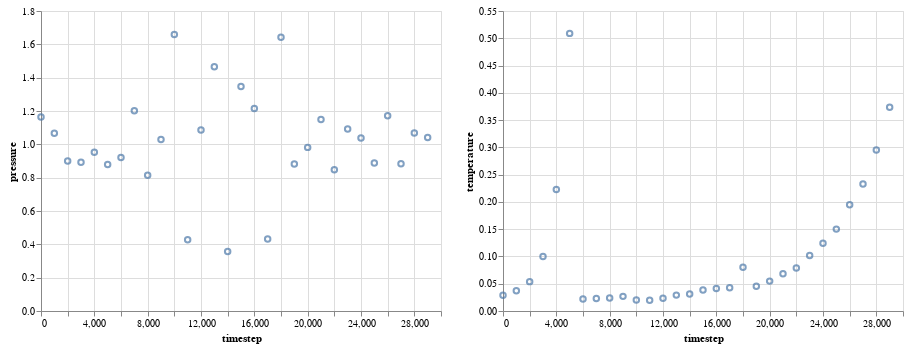

Notebook cell for this chart:
### Code cell
c = alt.Chart(thermo).mark_point().encode(
    x='timestep',
) 
c.encode(y='pressure') | c.encode(y="temperature")

### Figure 1 — Vega-Lite specification as saved in the notebook (floating-point values rounded to 4 significant figures)
{"$schema": "https://vega.github.io/schema/vega-lite/v2.4.3.json", "config": {"view": {"height": 300, "width": 400}}, "hconcat": [{"data": {"values": [{"N": 7476, "kinetic_energy": 169.4, "lx": 121.9, "ly": 113.9, "lz": 1, "momentum": 7.425e-18, "npt_thermostat_energy": -275.8, "potential_energy": -21030.0, "pressure": 0.8819, "rotational_kinetic_energy": 53.67, "temperature": 0.04533, "timestep": 19000, "translational_kinetic_energy": 115.7, "volume": 13890.0, "xy": 0.2471, "xz": 0, "yz": 0}, {"N": 7476, "kinetic_energy": 204.8, "lx": 121.8, "ly": 113.9, "lz": 1, "momentum": 1.193e-17, "npt_thermostat_energy": -346.4, "potential_energy": -20980.0, "pressure": 0.9817, "rotational_kinetic_energy": 64.94, "temperature": 0.05479, "timestep": 20000, "translational_kinetic_energy": 139.8, "volume": 13880.0, "xy": 0.2471, "xz": 0, "yz": 0}, {"N": 7476, "kinetic_energy": 255.1, "lx": 121.7, "ly": 113.7, "lz": 1, "momentum": 3.321e-18, "npt_thermostat_energy": -434.5, "potential_energy": -20900.0, "pressure": 1.148, "rotational_kinetic_energy": 76.65, "temperature": 0.06827, "timestep": 21000, "translational_kinetic_energy": 178.5, "volume": 13840.0, "xy": 0.2471, "xz": 0, "yz": 0}, {"N": 7476, "kinetic_energy": 295.2, "lx": 122.1, "ly": 114.1, "lz": 1, "momentum": 6.532e-18, "npt_thermostat_energy": -546.9, "potential_energy": -20910.0, "pressure": 0.847, "rotational_kinetic_energy": 96.45, "temperature": 0.07898, "timestep": 22000, "translational_kinetic_energy": 198.7, "volume": 13930.0, "xy": 0.2471, "xz": 0, "yz": 0}, {"N": 7476, "kinetic_energy": 380.9, "lx": 121.9, "ly": 113.9, "lz": 1, "momentum": 6.76e-18, "npt_thermostat_energy": -690.7, "potential_energy": -20800.0, "pressure": 1.092, "rotational_kinetic_energy": 126.2, "temperature": 0.1019, "timestep": 23000, "translational_kinetic_energy": 254.6, "volume": 13880.0, "xy": 0.2471, "xz": 0, "yz": 0}, {"N": 7476, "kinetic_energy": 463.7, "lx": 122.0, "ly": 114.0, "lz": 1, "momentum": 1.032e-18, "npt_thermostat_energy": -871.8, "potential_energy": -20750.0, "pressure": 1.037, "rotational_kinetic_energy": 151.7, "temperature": 0.1241, "timestep": 24000, "translational_kinetic_energy": 312.0, "volume": 13920.0, "xy": 0.2471, "xz": 0, "yz": 0}, {"N": 7476, "kinetic_energy": 561.0, "lx": 122.3, "ly": 114.3, "lz": 1, "momentum": 7.836e-18, "npt_thermostat_energy": -1107.0, "potential_energy": -20650.0, "pressure": 0.8886, "rotational_kinetic_energy": 178.0, "temperature": 0.1501, "timestep": 25000, "translational_kinetic_energy": 383.0, "volume": 13980.0, "xy": 0.2471, "xz": 0, "yz": 0}, {"N": 7476, "kinetic_energy": 728.2, "lx": 122.1, "ly": 114.1, "lz": 1, "momentum": 7.801e-18, "npt_thermostat_energy": -1405.0, "potential_energy": -20480.0, "pressure": 1.171, "rotational_kinetic_energy": 233.4, "temperature": 0.1949, "timestep": 26000, "translational_kinetic_energy": 494.9, "volume": 13930.0, "xy": 0.2471, "xz": 0, "yz": 0}, {"N": 7476, "kinetic_energy": 869.9, "lx": 122.6, "ly": 114.6, "lz": 1, "momentum": 2.715e-17, "npt_thermostat_energy": -1785.0, "potential_energy": -20340.0, "pressure": 0.8837, "rotational_kinetic_energy": 299.6, "temperature": 0.2328, "timestep": 27000, "translational_kinetic_energy": 570.3, "volume": 14050.0, "xy": 0.2471, "xz": 0, "yz": 0}, {"N": 7476, "kinetic_energy": 1103.0, "lx": 122.7, "ly": 114.7, "lz": 1, "momentum": 1.215e-17, "npt_thermostat_energy": -2272.0, "potential_energy": -20080.0, "pressure": 1.068, "rotational_kinetic_energy": 356.5, "temperature": 0.2951, "timestep": 28000, "translational_kinetic_energy": 746.3, "volume": 14070.0, "xy": 0.2471, "xz": 0, "yz": 0}, {"N": 7476, "kinetic_energy": 1395.0, "lx": 123.0, "ly": 115.0, "lz": 1, "momentum": 1.572e-17, "npt_thermostat_energy": -2873.0, "potential_energy": -19780.0, "pressure": 1.04, "rotational_kinetic_energy": 464.8, "temperature": 0.3734, "timestep": 29000, "translational_kinetic_energy": 930.5, "volume": 14140.0, "xy": 0.2471, "xz": 0, "yz": 0}, {"N": 7488, "kinetic_energy": 300.4, "lx": 121.2, "ly": 113.3, "lz": 1, "momentum": 9.333e-18, "npt_thermostat_energy": -428.4, "potential_energy": -20880.0, "pressure": 1.642, "rotational_kinetic_energy": 81.8, "temperature": 0.08025, "timestep": 18000, "translational_kinetic_energy": 218.6, "volume": 13730.0, "xy": 0.2471, "xz": 0, "yz": 0}, {"N": 7500, "kinetic_energy": 76.37, "lx": 121.2, "ly": 113.2, "lz": 1, "momentum": 1.203e-17, "npt_thermostat_energy": -54.9, "potential_energy": -21080.0, "pressure": 1.659, "rotational_kinetic_energy": 18.37, "temperature": 0.02037, "timestep": 10000, "translational_kinetic_energy": 57.99, "volume": 13720.0, "xy": 0.2471, "xz": 0, "yz": 0}, {"N": 7500, "kinetic_energy": 73.59, "lx": 122.4, "ly": 114.4, "lz": 1, "momentum": 7.072e-18, "npt_thermostat_energy": -70.5, "potential_energy": -21340.0, "pressure": 0.4272, "rotational_kinetic_energy": 19.09, "temperature": 0.01963, "timestep": 11000, "translational_kinetic_energy": 54.49, "volume": 14010.0, "xy": 0.2471, "xz": 0, "yz": 0}, {"N": 7500, "kinetic_energy": 87.85, "lx": 121.7, "ly": 113.7, "lz": 1, "momentum": 2.351e-18, "npt_thermostat_energy": -90.0, "potential_energy": -21210.0, "pressure": 1.086, "rotational_kinetic_energy": 23.47, "temperature": 0.02343, "timestep": 12000, "translational_kinetic_energy": 64.38, "volume": 13840.0, "xy": 0.2471, "xz": 0, "yz": 0}, {"N": 7500, "kinetic_energy": 109.2, "lx": 121.4, "ly": 113.4, "lz": 1, "momentum": 7.566e-18, "npt_thermostat_energy": -112.7, "potential_energy": -21120.0, "pressure": 1.466, "rotational_kinetic_energy": 27.57, "temperature": 0.02912, "timestep": 13000, "translational_kinetic_energy": 81.58, "volume": 13760.0, "xy": 0.2471, "xz": 0, "yz": 0}, {"N": 7500, "kinetic_energy": 116.4, "lx": 122.5, "ly": 114.5, "lz": 1, "momentum": 1.067e-17, "npt_thermostat_energy": -141.2, "potential_energy": -21310.0, "pressure": 0.3568, "rotational_kinetic_energy": 29.03, "temperature": 0.03104, "timestep": 14000, "translational_kinetic_energy": 87.34, "volume": 14030.0, "xy": 0.2471, "xz": 0, "yz": 0}, {"N": 7500, "kinetic_energy": 144.3, "lx": 121.5, "ly": 113.5, "lz": 1, "momentum": 2.35e-17, "npt_thermostat_energy": -177.2, "potential_energy": -21120.0, "pressure": 1.347, "rotational_kinetic_energy": 38.12, "temperature": 0.03848, "timestep": 15000, "translational_kinetic_energy": 106.1, "volume": 13790.0, "xy": 0.2471, "xz": 0, "yz": 0}, {"N": 7500, "kinetic_energy": 154.5, "lx": 121.6, "ly": 113.7, "lz": 1, "momentum": 3.625e-18, "npt_thermostat_energy": -219.1, "potential_energy": -21130.0, "pressure": 1.215, "rotational_kinetic_energy": 43.93, "temperature": 0.04121, "timestep": 16000, "translational_kinetic_energy": 110.6, "volume": 13830.0, "xy": 0.2471, "xz": 0, "yz": 0}, {"N": 7500, "kinetic_energy": 159.7, "lx": 122.5, "ly": 114.5, "lz": 1, "momentum": 3.071e-18, "npt_thermostat_energy": -273.8, "potential_energy": -21230.0, "pressure": 0.4325, "rotational_kinetic_energy": 46.75, "temperature": 0.04261, "timestep": 17000, "translational_kinetic_energy": 113.0, "volume": 14030.0, "xy": 0.2471, "xz": 0, "yz": 0}, {"N": 7434, "kinetic_energy": 82.49, "lx": 121.4, "ly": 113.4, "lz": 1, "momentum": 1.804e-18, "npt_thermostat_energy": -24.52, "potential_energy": -20970.0, "pressure": 0.921, "rotational_kinetic_energy": 20.36, "temperature": 0.0222, "timestep": 6000, "translational_kinetic_energy": 62.13, "volume": 13770.0, "xy": 0.2471, "xz": 0, "yz": 0}, {"N": 7434, "kinetic_energy": 84.91, "lx": 121.1, "ly": 113.2, "lz": 1, "momentum": 5.723e-18, "npt_thermostat_energy": -34.55, "potential_energy": -20900.0, "pressure": 1.201, "rotational_kinetic_energy": 21.28, "temperature": 0.02285, "timestep": 7000, "translational_kinetic_energy": 63.62, "volume": 13710.0, "xy": 0.2471, "xz": 0, "yz": 0}, {"N": 7434, "kinetic_energy": 89.05, "lx": 121.5, "ly": 113.6, "lz": 1, "momentum": 7.926e-19, "npt_thermostat_energy": -46.77, "potential_energy": -20970.0, "pressure": 0.8138, "rotational_kinetic_energy": 23.1, "temperature": 0.02396, "timestep": 8000, "translational_kinetic_energy": 65.95, "volume": 13800.0, "xy": 0.2471, "xz": 0, "yz": 0}, {"N": 7434, "kinetic_energy": 99.66, "lx": 121.3, "ly": 113.4, "lz": 1, "momentum": 6.968e-18, "npt_thermostat_energy": -62.04, "potential_energy": -20920.0, "pressure": 1.029, "rotational_kinetic_energy": 26.62, "temperature": 0.02682, "timestep": 9000, "translational_kinetic_energy": 73.04, "volume": 13750.0, "xy": 0.2471, "xz": 0, "yz": 0}, {"N": 7434, "kinetic_energy": 107.3, "lx": 121.2, "ly": 113.3, "lz": 1, "momentum": 1.463e-11, "npt_thermostat_energy": -1369.0, "potential_energy": -20880.0, "pressure": 1.163, "rotational_kinetic_energy": 29.91, "temperature": 0.02887, "timestep": 0, "translational_kinetic_energy": 77.36, "volume": 13720.0, "xy": 0.2471, "xz": 0, "yz": 0}, {"N": 7434, "kinetic_energy": 137.4, "lx": 121.3, "ly": 113.3, "lz": 1, "momentum": 9.898e-18, "npt_thermostat_energy": -1419.0, "potential_energy": -20890.0, "pressure": 1.066, "rotational_kinetic_energy": 39.85, "temperature": 0.03698, "timestep": 1000, "translational_kinetic_energy": 97.58, "volume": 13750.0, "xy": 0.2471, "xz": 0, "yz": 0}, {"N": 7434, "kinetic_energy": 200.1, "lx": 121.5, "ly": 113.6, "lz": 1, "momentum": 1.106e-17, "npt_thermostat_energy": -1563.0, "potential_energy": -20890.0, "pressure": 0.8998, "rotational_kinetic_energy": 59.55, "temperature": 0.05385, "timestep": 2000, "translational_kinetic_energy": 140.5, "volume": 13800.0, "xy": 0.2471, "xz": 0, "yz": 0}, {"N": 7434, "kinetic_energy": 371.3, "lx": 121.7, "ly": 113.7, "lz": 1, "momentum": 2.429e-17, "npt_thermostat_energy": -1931.0, "potential_energy": -20710.0, "pressure": 0.8931, "rotational_kinetic_energy": 117.0, "temperature": 0.09993, "timestep": 3000, "translational_kinetic_energy": 254.4, "volume": 13840.0, "xy": 0.2471, "xz": 0, "yz": 0}, {"N": 7434, "kinetic_energy": 828.5, "lx": 122.1, "ly": 114.1, "lz": 1, "momentum": 6.86e-18, "npt_thermostat_energy": -2903.0, "potential_energy": -20260.0, "pressure": 0.9521, "rotational_kinetic_energy": 244.3, "temperature": 0.2229, "timestep": 4000, "translational_kinetic_energy": 584.2, "volume": 13940.0, "xy": 0.2471, "xz": 0, "yz": 0}, {"N": 7434, "kinetic_energy": 1891.0, "lx": 123.6, "ly": 115.6, "lz": 1, "momentum": 2.397e-17, "npt_thermostat_energy": -5332.0, "potential_energy": -18920.0, "pressure": 0.8786, "rotational_kinetic_energy": 586.1, "temperature": 0.509, "timestep": 5000, "translational_kinetic_energy": 1305.0, "volume": 14290.0, "xy": 0.2471, "xz": 0, "yz": 0}]}, "encoding": {"x": {"field": "timestep", "type": "quantitative"}, "y": {"field": "pressure", "type": "quantitative"}}, "mark": "point"}, {"data": {"values": [{"N": 7476, "kinetic_energy": 169.4, "lx": 121.9, "ly": 113.9, "lz": 1, "momentum": 7.425e-18, "npt_thermostat_energy": -275.8, "potential_energy": -21030.0, "pressure": 0.8819, "rotational_kinetic_energy": 53.67, "temperature": 0.04533, "timestep": 19000, "translational_kinetic_energy": 115.7, "volume": 13890.0, "xy": 0.2471, "xz": 0, "yz": 0}, {"N": 7476, "kinetic_energy": 204.8, "lx": 121.8, "ly": 113.9, "lz": 1, "momentum": 1.193e-17, "npt_thermostat_energy": -346.4, "potential_energy": -20980.0, "pressure": 0.9817, "rotational_kinetic_energy": 64.94, "temperature": 0.05479, "timestep": 20000, "translational_kinetic_energy": 139.8, "volume": 13880.0, "xy": 0.2471, "xz": 0, "yz": 0}, {"N": 7476, "kinetic_energy": 255.1, "lx": 121.7, "ly": 113.7, "lz": 1, "momentum": 3.321e-18, "npt_thermostat_energy": -434.5, "potential_energy": -20900.0, "pressure": 1.148, "rotational_kinetic_energy": 76.65, "temperature": 0.06827, "timestep": 21000, "translational_kinetic_energy": 178.5, "volume": 13840.0, "xy": 0.2471, "xz": 0, "yz": 0}, {"N": 7476, "kinetic_energy": 295.2, "lx": 122.1, "ly": 114.1, "lz": 1, "momentum": 6.532e-18, "npt_thermostat_energy": -546.9, "potential_energy": -20910.0, "pressure": 0.847, "rotational_kinetic_energy": 96.45, "temperature": 0.07898, "timestep": 22000, "translational_kinetic_energy": 198.7, "volume": 13930.0, "xy": 0.2471, "xz": 0, "yz": 0}, {"N": 7476, "kinetic_energy": 380.9, "lx": 121.9, "ly": 113.9, "lz": 1, "momentum": 6.76e-18, "npt_thermostat_energy": -690.7, "potential_energy": -20800.0, "pressure": 1.092, "rotational_kinetic_energy": 126.2, "temperature": 0.1019, "timestep": 23000, "translational_kinetic_energy": 254.6, "volume": 13880.0, "xy": 0.2471, "xz": 0, "yz": 0}, {"N": 7476, "kinetic_energy": 463.7, "lx": 122.0, "ly": 114.0, "lz": 1, "momentum": 1.032e-18, "npt_thermostat_energy": -871.8, "potential_energy": -20750.0, "pressure": 1.037, "rotational_kinetic_energy": 151.7, "temperature": 0.1241, "timestep": 24000, "translational_kinetic_energy": 312.0, "volume": 13920.0, "xy": 0.2471, "xz": 0, "yz": 0}, {"N": 7476, "kinetic_energy": 561.0, "lx": 122.3, "ly": 114.3, "lz": 1, "momentum": 7.836e-18, "npt_thermostat_energy": -1107.0, "potential_energy": -20650.0, "pressure": 0.8886, "rotational_kinetic_energy": 178.0, "temperature": 0.1501, "timestep": 25000, "translational_kinetic_energy": 383.0, "volume": 13980.0, "xy": 0.2471, "xz": 0, "yz": 0}, {"N": 7476, "kinetic_energy": 728.2, "lx": 122.1, "ly": 114.1, "lz": 1, "momentum": 7.801e-18, "npt_thermostat_energy": -1405.0, "potential_energy": -20480.0, "pressure": 1.171, "rotational_kinetic_energy": 233.4, "temperature": 0.1949, "timestep": 26000, "translational_kinetic_energy": 494.9, "volume": 13930.0, "xy": 0.2471, "xz": 0, "yz": 0}, {"N": 7476, "kinetic_energy": 869.9, "lx": 122.6, "ly": 114.6, "lz": 1, "momentum": 2.715e-17, "npt_thermostat_energy": -1785.0, "potential_energy": -20340.0, "pressure": 0.8837, "rotational_kinetic_energy": 299.6, "temperature": 0.2328, "timestep": 27000, "translational_kinetic_energy": 570.3, "volume": 14050.0, "xy": 0.2471, "xz": 0, "yz": 0}, {"N": 7476, "kinetic_energy": 1103.0, "lx": 122.7, "ly": 114.7, "lz": 1, "momentum": 1.215e-17, "npt_thermostat_energy": -2272.0, "potential_energy": -20080.0, "pressure": 1.068, "rotational_kinetic_energy": 356.5, "temperature": 0.2951, "timestep": 28000, "translational_kinetic_energy": 746.3, "volume": 14070.0, "xy": 0.2471, "xz": 0, "yz": 0}, {"N": 7476, "kinetic_energy": 1395.0, "lx": 123.0, "ly": 115.0, "lz": 1, "momentum": 1.572e-17, "npt_thermostat_energy": -2873.0, "potential_energy": -19780.0, "pressure": 1.04, "rotational_kinetic_energy": 464.8, "temperature": 0.3734, "timestep": 29000, "translational_kinetic_energy": 930.5, "volume": 14140.0, "xy": 0.2471, "xz": 0, "yz": 0}, {"N": 7488, "kinetic_energy": 300.4, "lx": 121.2, "ly": 113.3, "lz": 1, "momentum": 9.333e-18, "npt_thermostat_energy": -428.4, "potential_energy": -20880.0, "pressure": 1.642, "rotational_kinetic_energy": 81.8, "temperature": 0.08025, "timestep": 18000, "translational_kinetic_energy": 218.6, "volume": 13730.0, "xy": 0.2471, "xz": 0, "yz": 0}, {"N": 7500, "kinetic_energy": 76.37, "lx": 121.2, "ly": 113.2, "lz": 1, "momentum": 1.203e-17, "npt_thermostat_energy": -54.9, "potential_energy": -21080.0, "pressure": 1.659, "rotational_kinetic_energy": 18.37, "temperature": 0.02037, "timestep": 10000, "translational_kinetic_energy": 57.99, "volume": 13720.0, "xy": 0.2471, "xz": 0, "yz": 0}, {"N": 7500, "kinetic_energy": 73.59, "lx": 122.4, "ly": 114.4, "lz": 1, "momentum": 7.072e-18, "npt_thermostat_energy": -70.5, "potential_energy": -21340.0, "pressure": 0.4272, "rotational_kinetic_energy": 19.09, "temperature": 0.01963, "timestep": 11000, "translational_kinetic_energy": 54.49, "volume": 14010.0, "xy": 0.2471, "xz": 0, "yz": 0}, {"N": 7500, "kinetic_energy": 87.85, "lx": 121.7, "ly": 113.7, "lz": 1, "momentum": 2.351e-18, "npt_thermostat_energy": -90.0, "potential_energy": -21210.0, "pressure": 1.086, "rotational_kinetic_energy": 23.47, "temperature": 0.02343, "timestep": 12000, "translational_kinetic_energy": 64.38, "volume": 13840.0, "xy": 0.2471, "xz": 0, "yz": 0}, {"N": 7500, "kinetic_energy": 109.2, "lx": 121.4, "ly": 113.4, "lz": 1, "momentum": 7.566e-18, "npt_thermostat_energy": -112.7, "potential_energy": -21120.0, "pressure": 1.466, "rotational_kinetic_energy": 27.57, "temperature": 0.02912, "timestep": 13000, "translational_kinetic_energy": 81.58, "volume": 13760.0, "xy": 0.2471, "xz": 0, "yz": 0}, {"N": 7500, "kinetic_energy": 116.4, "lx": 122.5, "ly": 114.5, "lz": 1, "momentum": 1.067e-17, "npt_thermostat_energy": -141.2, "potential_energy": -21310.0, "pressure": 0.3568, "rotational_kinetic_energy": 29.03, "temperature": 0.03104, "timestep": 14000, "translational_kinetic_energy": 87.34, "volume": 14030.0, "xy": 0.2471, "xz": 0, "yz": 0}, {"N": 7500, "kinetic_energy": 144.3, "lx": 121.5, "ly": 113.5, "lz": 1, "momentum": 2.35e-17, "npt_thermostat_energy": -177.2, "potential_energy": -21120.0, "pressure": 1.347, "rotational_kinetic_energy": 38.12, "temperature": 0.03848, "timestep": 15000, "translational_kinetic_energy": 106.1, "volume": 13790.0, "xy": 0.2471, "xz": 0, "yz": 0}, {"N": 7500, "kinetic_energy": 154.5, "lx": 121.6, "ly": 113.7, "lz": 1, "momentum": 3.625e-18, "npt_thermostat_energy": -219.1, "potential_energy": -21130.0, "pressure": 1.215, "rotational_kinetic_energy": 43.93, "temperature": 0.04121, "timestep": 16000, "translational_kinetic_energy": 110.6, "volume": 13830.0, "xy": 0.2471, "xz": 0, "yz": 0}, {"N": 7500, "kinetic_energy": 159.7, "lx": 122.5, "ly": 114.5, "lz": 1, "momentum": 3.071e-18, "npt_thermostat_energy": -273.8, "potential_energy": -21230.0, "pressure": 0.4325, "rotational_kinetic_energy": 46.75, "temperature": 0.04261, "timestep": 17000, "translational_kinetic_energy": 113.0, "volume": 14030.0, "xy": 0.2471, "xz": 0, "yz": 0}, {"N": 7434, "kinetic_energy": 82.49, "lx": 121.4, "ly": 113.4, "lz": 1, "momentum": 1.804e-18, "npt_thermostat_energy": -24.52, "potential_energy": -20970.0, "pressure": 0.921, "rotational_kinetic_energy": 20.36, "temperature": 0.0222, "timestep": 6000, "translational_kinetic_energy": 62.13, "volume": 13770.0, "xy": 0.2471, "xz": 0, "yz": 0}, {"N": 7434, "kinetic_energy": 84.91, "lx": 121.1, "ly": 113.2, "lz": 1, "momentum": 5.723e-18, "npt_thermostat_energy": -34.55, "potential_energy": -20900.0, "pressure": 1.201, "rotational_kinetic_energy": 21.28, "temperature": 0.02285, "timestep": 7000, "translational_kinetic_energy": 63.62, "volume": 13710.0, "xy": 0.2471, "xz": 0, "yz": 0}, {"N": 7434, "kinetic_energy": 89.05, "lx": 121.5, "ly": 113.6, "lz": 1, "momentum": 7.926e-19, "npt_thermostat_energy": -46.77, "potential_energy": -20970.0, "pressure": 0.8138, "rotational_kinetic_energy": 23.1, "temperature": 0.02396, "timestep": 8000, "translational_kinetic_energy": 65.95, "volume": 13800.0, "xy": 0.2471, "xz": 0, "yz": 0}, {"N": 7434, "kinetic_energy": 99.66, "lx": 121.3, "ly": 113.4, "lz": 1, "momentum": 6.968e-18, "npt_thermostat_energy": -62.04, "potential_energy": -20920.0, "pressure": 1.029, "rotational_kinetic_energy": 26.62, "temperature": 0.02682, "timestep": 9000, "translational_kinetic_energy": 73.04, "volume": 13750.0, "xy": 0.2471, "xz": 0, "yz": 0}, {"N": 7434, "kinetic_energy": 107.3, "lx": 121.2, "ly": 113.3, "lz": 1, "momentum": 1.463e-11, "npt_thermostat_energy": -1369.0, "potential_energy": -20880.0, "pressure": 1.163, "rotational_kinetic_energy": 29.91, "temperature": 0.02887, "timestep": 0, "translational_kinetic_energy": 77.36, "volume": 13720.0, "xy": 0.2471, "xz": 0, "yz": 0}, {"N": 7434, "kinetic_energy": 137.4, "lx": 121.3, "ly": 113.3, "lz": 1, "momentum": 9.898e-18, "npt_thermostat_energy": -1419.0, "potential_energy": -20890.0, "pressure": 1.066, "rotational_kinetic_energy": 39.85, "temperature": 0.03698, "timestep": 1000, "translational_kinetic_energy": 97.58, "volume": 13750.0, "xy": 0.2471, "xz": 0, "yz": 0}, {"N": 7434, "kinetic_energy": 200.1, "lx": 121.5, "ly": 113.6, "lz": 1, "momentum": 1.106e-17, "npt_thermostat_energy": -1563.0, "potential_energy": -20890.0, "pressure": 0.8998, "rotational_kinetic_energy": 59.55, "temperature": 0.05385, "timestep": 2000, "translational_kinetic_energy": 140.5, "volume": 13800.0, "xy": 0.2471, "xz": 0, "yz": 0}, {"N": 7434, "kinetic_energy": 371.3, "lx": 121.7, "ly": 113.7, "lz": 1, "momentum": 2.429e-17, "npt_thermostat_energy": -1931.0, "potential_energy": -20710.0, "pressure": 0.8931, "rotational_kinetic_energy": 117.0, "temperature": 0.09993, "timestep": 3000, "translational_kinetic_energy": 254.4, "volume": 13840.0, "xy": 0.2471, "xz": 0, "yz": 0}, {"N": 7434, "kinetic_energy": 828.5, "lx": 122.1, "ly": 114.1, "lz": 1, "momentum": 6.86e-18, "npt_thermostat_energy": -2903.0, "potential_energy": -20260.0, "pressure": 0.9521, "rotational_kinetic_energy": 244.3, "temperature": 0.2229, "timestep": 4000, "translational_kinetic_energy": 584.2, "volume": 13940.0, "xy": 0.2471, "xz": 0, "yz": 0}, {"N": 7434, "kinetic_energy": 1891.0, "lx": 123.6, "ly": 115.6, "lz": 1, "momentum": 2.397e-17, "npt_thermostat_energy": -5332.0, "potential_energy": -18920.0, "pressure": 0.8786, "rotational_kinetic_energy": 586.1, "temperature": 0.509, "timestep": 5000, "translational_kinetic_energy": 1305.0, "volume": 14290.0, "xy": 0.2471, "xz": 0, "yz": 0}]}, "encoding": {"x": {"field": "timestep", "type": "quantitative"}, "y": {"field": "temperature", "type": "quantitative"}}, "mark": "point"}]}
